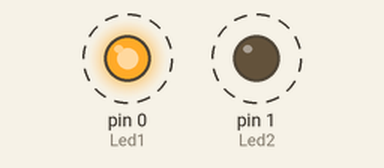
Bench run of a sketch on a simulated Arduino Uno, built with avr-gcc and run on an emulated ATmega328P. Parts: output pins drawn as LEDs (lit = HIGH). Dashed ring = blinking.

Above: at 0.2 s.
Timing chart, 0 to 3.0 s (numbered marks = the images above):
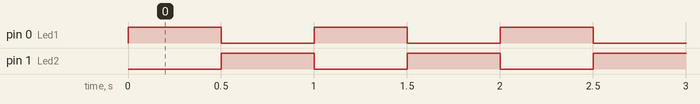

The sketch:

Desactivar_pines_Serial.ino
```cpp
#define Led1 0
#define Led2 1

void setup() {
  pinMode(Led1, OUTPUT);
  pinMode(Led2, OUTPUT);
}

void loop() {
  digitalWrite(Led1, HIGH);
  digitalWrite(Led2, LOW);
  delay(500);
  digitalWrite(Led1, LOW);
  digitalWrite(Led2, HIGH);
  delay(500);
}
```

Measured:
- by itself, pin 0 (Led1), pin 1 (Led2): alternates HIGH for 0.50 s and LOW for 0.50 s
